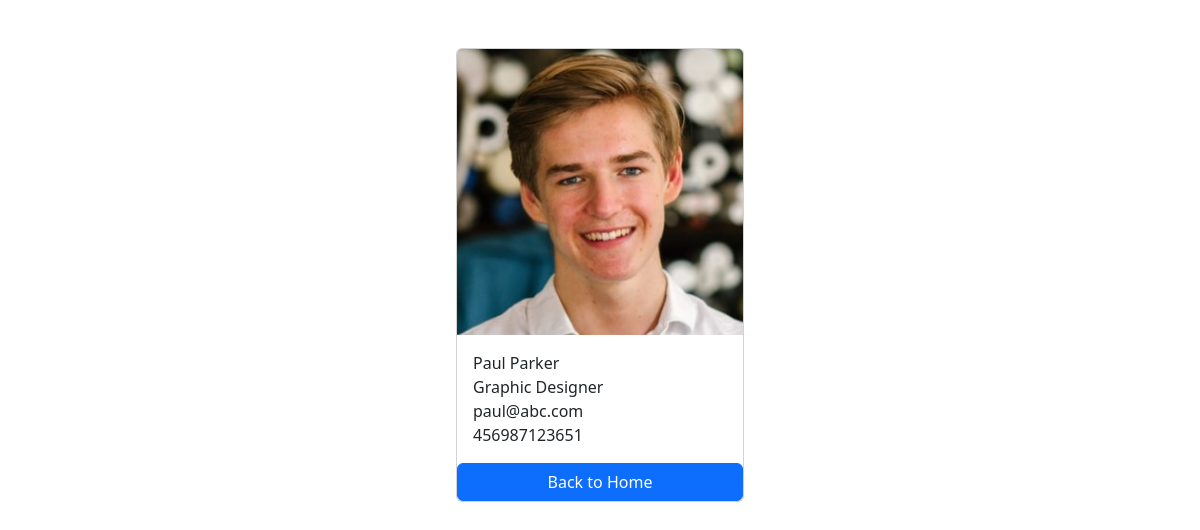
Page /employees/3 on the committed database.
### employees/models.py (models this page shows, shortened)
class Employee(models.Model):
    first_name = models.CharField(max_length = 50)
    last_name = models.CharField(max_length = 50)
    photo = models.ImageField(upload_to='images')
    designation = models.CharField(max_length = 50)
    email_address = models.EmailField(max_length = 100, unique = True)
    phone_number = models.CharField(max_length = 12, blank = True)
    created_at = models.DateTimeField(auto_now_add = True)
    updated_at = models.DateTimeField(auto_now = True)

### employees/views.py (the view)
# urls.py: path('<int:pk>', views.employee_detail, name="employee-details"),
def employee_detail(request, pk):
    employee = get_object_or_404(Employee, pk=pk)
    context = {
        "employee": employee
    }
    return render(request, "employee_detail.html", context)

### templates/employee_detail.html
{% extends 'home.html' %}
{% block content %}
<div class="card mx-auto mt-5" style="width: 18rem;">
    <img src="{{employee.photo.url}}" class="card-img-top" alt="...">
    <div class="card-body">
      <p class="card-text m-0"> {{employee.first_name}} {{employee.last_name}}</p>
      <p class="card-text m-0"> {{employee.designation}} </p>
      <p class="card-text m-0"> {{employee.email_address}} </p>
      <p class="card-text m-0"> {{employee.phone_number}} </p>
    </div>
    <a href="{% url 'home' %}" class="btn btn-primary">Back to Home</a>
  </div>
{% endblock content %}

### rows in the picture
Employee: photo (picture), first_name "Paul", last_name "Parker", designation "Graphic Designer", email_address "paul@abc.com", phone_number "456987123651"
